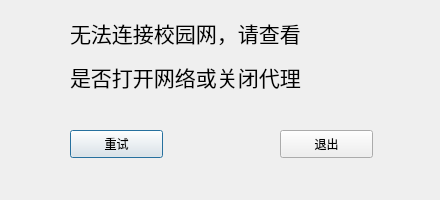
<?xml version="1.0" encoding="UTF-8"?>
<ui version="4.0">
 <class>Dialog</class>
 <widget class="QDialog" name="Dialog">
  <property name="geometry">
   <rect>
    <x>0</x>
    <y>0</y>
    <width>440</width>
    <height>200</height>
   </rect>
  </property>
  <property name="windowTitle">
   <string>错误</string>
  </property>
  <widget class="QLabel" name="label">
   <property name="geometry">
    <rect>
     <x>70</x>
     <y>10</y>
     <width>311</width>
     <height>91</height>
    </rect>
   </property>
   <property name="font">
    <font>
     <family>Agency FB</family>
     <pointsize>16</pointsize>
    </font>
   </property>
   <property name="text">
    <string>&lt;html&gt;&lt;head/&gt;&lt;body&gt;&lt;p&gt;无法连接校园网，请查看&lt;/p&gt;&lt;p&gt;是否打开网络或关闭代理&lt;/p&gt;&lt;/body&gt;&lt;/html&gt;</string>
   </property>
  </widget>
  <widget class="QPushButton" name="Retry">
   <property name="geometry">
    <rect>
     <x>70</x>
     <y>130</y>
     <width>93</width>
     <height>28</height>
    </rect>
   </property>
   <property name="text">
    <string>重试</string>
   </property>
  </widget>
  <widget class="QPushButton" name="Exit">
   <property name="geometry">
    <rect>
     <x>280</x>
     <y>130</y>
     <width>93</width>
     <height>28</height>
    </rect>
   </property>
   <property name="text">
    <string>退出</string>
   </property>
  </widget>
 </widget>
 <resources/>
 <connections/>
</ui>
